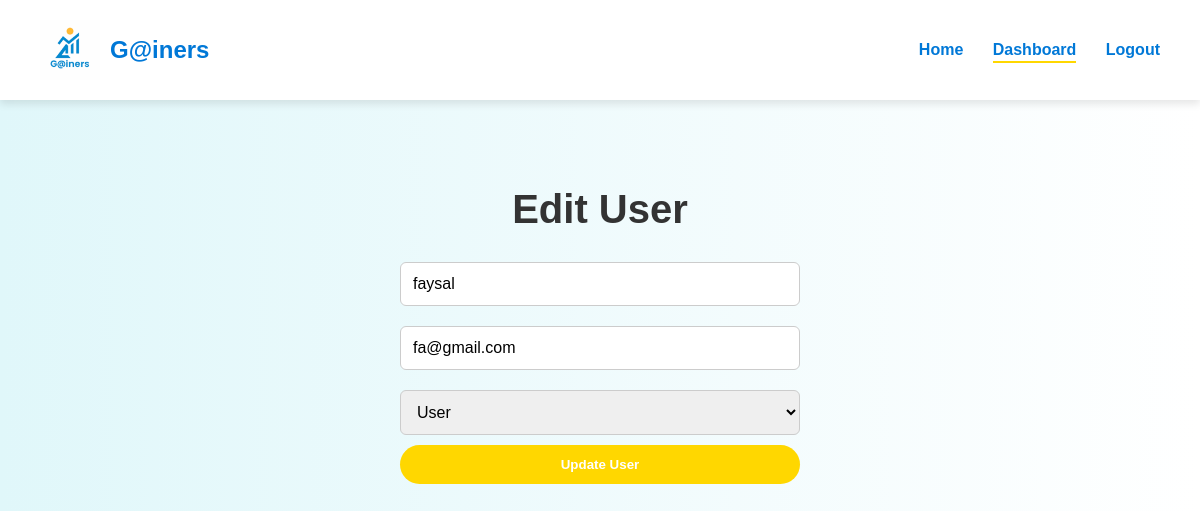
Screenshot of /edit_user.php?id=4 with the database file from the repository.
### tables this page shows
CREATE TABLE `tblusers` (
  `user_id` int(11) NOT NULL,
  `username` varchar(50) NOT NULL,
  `email` varchar(100) NOT NULL,
  `password_hash` varchar(255) NOT NULL,
  `created_at` datetime DEFAULT current_timestamp(),
  `role` varchar(20) DEFAULT 'user'
);

### edit_user.php (the view, shortened to what this page needs)
<?php
require_once 'db_connect.php';
$id = $_GET['id'];
$stmt = $conn->prepare("SELECT * FROM tblUsers WHERE user_id = ?");
$stmt->execute([$id]);
$user = $stmt->fetch(PDO::FETCH_ASSOC);
?>
<!DOCTYPE html>
<html>
<head>
  <link rel="stylesheet" href="styles.css">
</head>
<body>
  <?php include 'navbar.php'; ?>
  <main class="main-content fade-in">
    <h1>Edit User</h1>
    <form method="POST" class="form-box">
      <input type="text" name="username" value="<?php echo $user['username']; ?>" required>
      <input type="email" name="email" value="<?php echo $user['email']; ?>" required>
      <select name="role" required>
        <option value="user" <?php if ($user['role'] === 'user') echo 'selected'; ?>>User</option>
      </select>
      <button type="submit" class="cta-button">Update User</button>
    </form>
  </main>
</body>
</html>

### styles.css (style rules this page uses)
body { margin: 0; padding: 0; font-family: 'Poppins', sans-serif; background: linear-gradient(to right, #e0f7fa, #ffffff); overflow-x: hidden; transition: background-color 0.3s ease, color 0.3s ease; }
.main-content { text-align: center; padding: 60px 20px; }
h1 { font-size: 2.5em; color: #333; margin-bottom: 20px; }
.form-box { max-width: 400px; margin: 0 auto; display: flex; flex-direction: column; }
.form-box input, .form-box select { padding: 12px; margin: 10px 0; border: 1px solid #ccc; border-radius: 6px; font-size: 1em; }
.cta-button { display: inline-block; padding: 12px 20px; background-color: #FFD700; color: #fff; font-weight: 600; border: none; border-radius: 30px; cursor: pointer; text-decoration: none; transition: background-color 0.3s ease; }
.fade-in { animation: fadeInContent 1.5s ease-out; }

### rows the page displays
tblusers: username "faysal", email "fa@gmail.com", role "User"
